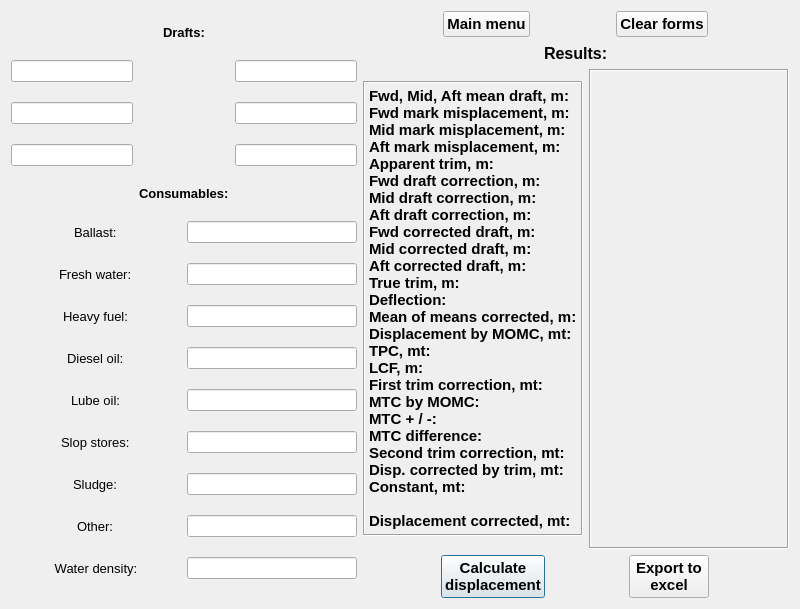
<?xml version="1.0" encoding="UTF-8"?>
<ui version="4.0">
 <class>Form</class>
 <widget class="QWidget" name="Form">
  <property name="geometry">
   <rect>
    <x>0</x>
    <y>0</y>
    <width>800</width>
    <height>609</height>
   </rect>
  </property>
  <property name="minimumSize">
   <size>
    <width>800</width>
    <height>600</height>
   </size>
  </property>
  <property name="windowTitle">
   <string>Draft survey HC Bea-Luna</string>
  </property>
  <layout class="QGridLayout" name="gridLayout_3">
   <item row="1" column="1">
    <layout class="QGridLayout" name="gridLayout_2">
     <item row="4" column="0" colspan="2">
      <layout class="QHBoxLayout" name="horizontalLayout_3">
       <item>
        <widget class="QPushButton" name="countBtn">
         <property name="enabled">
          <bool>true</bool>
         </property>
         <property name="sizePolicy">
          <sizepolicy hsizetype="Fixed" vsizetype="Fixed">
           <horstretch>0</horstretch>
           <verstretch>0</verstretch>
          </sizepolicy>
         </property>
         <property name="font">
          <font>
           <family>Tahoma</family>
           <pointsize>11</pointsize>
           <weight>75</weight>
           <bold>true</bold>
          </font>
         </property>
         <property name="text">
          <string>Calculate
displacement</string>
         </property>
         <property name="autoDefault">
          <bool>true</bool>
         </property>
         <property name="default">
          <bool>true</bool>
         </property>
         <property name="flat">
          <bool>false</bool>
         </property>
        </widget>
       </item>
       <item>
        <widget class="QPushButton" name="export_2">
         <property name="sizePolicy">
          <sizepolicy hsizetype="Fixed" vsizetype="Fixed">
           <horstretch>0</horstretch>
           <verstretch>0</verstretch>
          </sizepolicy>
         </property>
         <property name="font">
          <font>
           <family>Tahoma</family>
           <pointsize>11</pointsize>
           <weight>75</weight>
           <bold>true</bold>
          </font>
         </property>
         <property name="text">
          <string>Export to 
excel</string>
         </property>
        </widget>
       </item>
      </layout>
     </item>
     <item row="0" column="0" colspan="2" alignment="Qt::AlignHCenter">
      <widget class="QLabel" name="result_l">
       <property name="font">
        <font>
         <family>Tahoma</family>
         <pointsize>12</pointsize>
         <weight>75</weight>
         <bold>true</bold>
        </font>
       </property>
       <property name="text">
        <string>Results:</string>
       </property>
      </widget>
     </item>
     <item row="1" column="1">
      <widget class="QLabel" name="result">
       <property name="sizePolicy">
        <sizepolicy hsizetype="MinimumExpanding" vsizetype="Fixed">
         <horstretch>0</horstretch>
         <verstretch>0</verstretch>
        </sizepolicy>
       </property>
       <property name="minimumSize">
        <size>
         <width>200</width>
         <height>480</height>
        </size>
       </property>
       <property name="font">
        <font>
         <family>Tahoma</family>
         <pointsize>11</pointsize>
         <weight>75</weight>
         <bold>true</bold>
        </font>
       </property>
       <property name="frameShape">
        <enum>QFrame::Box</enum>
       </property>
       <property name="frameShadow">
        <enum>QFrame::Sunken</enum>
       </property>
       <property name="text">
        <string/>
       </property>
       <property name="alignment">
        <set>Qt::AlignHCenter|Qt::AlignTop</set>
       </property>
      </widget>
     </item>
     <item row="1" column="0">
      <widget class="QLabel" name="result_lables">
       <property name="sizePolicy">
        <sizepolicy hsizetype="Maximum" vsizetype="Fixed">
         <horstretch>0</horstretch>
         <verstretch>0</verstretch>
        </sizepolicy>
       </property>
       <property name="font">
        <font>
         <family>Tahoma</family>
         <pointsize>11</pointsize>
         <weight>75</weight>
         <bold>true</bold>
        </font>
       </property>
       <property name="frameShape">
        <enum>QFrame::Box</enum>
       </property>
       <property name="frameShadow">
        <enum>QFrame::Sunken</enum>
       </property>
       <property name="text">
        <string>Fwd, Mid, Aft mean draft, m:
Fwd mark misplacement, m:
Mid mark misplacement, m:
Aft mark misplacement, m:
Apparent trim, m:
Fwd draft correction, m:
Mid draft correction, m:
Aft draft correction, m:
Fwd corrected draft, m:
Mid corrected draft, m:
Aft corrected draft, m:
True trim, m:
Deflection:
Mean of means corrected, m:
Displacement by MOMC, mt:
TPC, mt:
LCF, m:
First trim correction, mt:
MTC by MOMC:
MTC + / -:
MTC difference:  
Second trim correction, mt:
Disp. corrected by trim, mt: 
Constant, mt:

Displacement corrected, mt:</string>
       </property>
       <property name="alignment">
        <set>Qt::AlignLeading|Qt::AlignLeft|Qt::AlignTop</set>
       </property>
      </widget>
     </item>
    </layout>
   </item>
   <item row="0" column="1">
    <layout class="QHBoxLayout" name="horizontalLayout_2">
     <item>
      <widget class="QPushButton" name="main_menu">
       <property name="sizePolicy">
        <sizepolicy hsizetype="Maximum" vsizetype="Maximum">
         <horstretch>0</horstretch>
         <verstretch>0</verstretch>
        </sizepolicy>
       </property>
       <property name="font">
        <font>
         <family>Tahoma</family>
         <pointsize>11</pointsize>
         <weight>75</weight>
         <bold>true</bold>
        </font>
       </property>
       <property name="text">
        <string>Main menu</string>
       </property>
      </widget>
     </item>
     <item>
      <widget class="QPushButton" name="clear">
       <property name="sizePolicy">
        <sizepolicy hsizetype="Maximum" vsizetype="Maximum">
         <horstretch>0</horstretch>
         <verstretch>0</verstretch>
        </sizepolicy>
       </property>
       <property name="font">
        <font>
         <family>Tahoma</family>
         <pointsize>11</pointsize>
         <weight>75</weight>
         <bold>true</bold>
        </font>
       </property>
       <property name="text">
        <string>Clear forms</string>
       </property>
      </widget>
     </item>
    </layout>
   </item>
   <item row="0" column="0" rowspan="2">
    <layout class="QGridLayout" name="gridLayout">
     <item row="10" column="0" colspan="2" alignment="Qt::AlignHCenter">
      <widget class="QLabel" name="slops_l">
       <property name="font">
        <font>
         <family>Tahoma</family>
         <pointsize>10</pointsize>
        </font>
       </property>
       <property name="text">
        <string>Slop stores:</string>
       </property>
      </widget>
     </item>
     <item row="2" column="0">
      <widget class="QLineEdit" name="M_ps_line">
       <property name="toolTip">
        <string>&lt;html&gt;&lt;head/&gt;&lt;body&gt;&lt;p align=&quot;center&quot;&gt;&lt;span style=&quot; font-family:'Consolas'; color:#6a8759;&quot;&gt;Applicable draft values only: 2 - 7.8&lt;/span&gt;&lt;/p&gt;&lt;/body&gt;&lt;/html&gt;</string>
       </property>
       <property name="alignment">
        <set>Qt::AlignCenter</set>
       </property>
      </widget>
     </item>
     <item row="8" column="2" colspan="2">
      <widget class="QLineEdit" name="mgo_f">
       <property name="alignment">
        <set>Qt::AlignCenter</set>
       </property>
      </widget>
     </item>
     <item row="9" column="0" colspan="2" alignment="Qt::AlignHCenter">
      <widget class="QLabel" name="lo_l">
       <property name="font">
        <font>
         <family>Tahoma</family>
         <pointsize>10</pointsize>
        </font>
       </property>
       <property name="text">
        <string>Lube oil:</string>
       </property>
      </widget>
     </item>
     <item row="8" column="0" colspan="2" alignment="Qt::AlignHCenter">
      <widget class="QLabel" name="mgo_l">
       <property name="font">
        <font>
         <family>Tahoma</family>
         <pointsize>10</pointsize>
        </font>
       </property>
       <property name="text">
        <string>Diesel oil:</string>
       </property>
      </widget>
     </item>
     <item row="10" column="2" colspan="2">
      <widget class="QLineEdit" name="slops_f">
       <property name="alignment">
        <set>Qt::AlignCenter</set>
       </property>
      </widget>
     </item>
     <item row="3" column="0">
      <widget class="QLineEdit" name="A_ps_line">
       <property name="toolTip">
        <string>&lt;html&gt;&lt;head/&gt;&lt;body&gt;&lt;p align=&quot;center&quot;&gt;&lt;span style=&quot; font-family:'Consolas'; color:#6a8759;&quot;&gt;Applicable draft values only: 2 - 7.8&lt;/span&gt;&lt;/p&gt;&lt;/body&gt;&lt;/html&gt;</string>
       </property>
       <property name="alignment">
        <set>Qt::AlignCenter</set>
       </property>
      </widget>
     </item>
     <item row="3" column="3">
      <widget class="QLineEdit" name="A_ss_line">
       <property name="toolTip">
        <string>&lt;html&gt;&lt;head/&gt;&lt;body&gt;&lt;p align=&quot;center&quot;&gt;&lt;span style=&quot; font-family:'Consolas'; color:#6a8759;&quot;&gt;Applicable draft values only: 2 - 7.8&lt;/span&gt;&lt;/p&gt;&lt;/body&gt;&lt;/html&gt;</string>
       </property>
       <property name="alignment">
        <set>Qt::AlignCenter</set>
       </property>
      </widget>
     </item>
     <item row="12" column="0" colspan="2" alignment="Qt::AlignHCenter">
      <widget class="QLabel" name="other_l">
       <property name="font">
        <font>
         <family>Tahoma</family>
         <pointsize>10</pointsize>
        </font>
       </property>
       <property name="text">
        <string>Other:</string>
       </property>
      </widget>
     </item>
     <item row="13" column="2" colspan="2">
      <widget class="QLineEdit" name="dens_f">
       <property name="alignment">
        <set>Qt::AlignCenter</set>
       </property>
      </widget>
     </item>
     <item row="12" column="2" colspan="2">
      <widget class="QLineEdit" name="other_f">
       <property name="alignment">
        <set>Qt::AlignCenter</set>
       </property>
      </widget>
     </item>
     <item row="7" column="0" colspan="2" alignment="Qt::AlignHCenter">
      <widget class="QLabel" name="hfo_l">
       <property name="font">
        <font>
         <family>Tahoma</family>
         <pointsize>10</pointsize>
        </font>
       </property>
       <property name="text">
        <string>Heavy fuel:</string>
       </property>
      </widget>
     </item>
     <item row="11" column="0" colspan="2" alignment="Qt::AlignHCenter">
      <widget class="QLabel" name="sludge_l">
       <property name="font">
        <font>
         <family>Tahoma</family>
         <pointsize>10</pointsize>
        </font>
       </property>
       <property name="text">
        <string>Sludge:</string>
       </property>
      </widget>
     </item>
     <item row="6" column="2" colspan="2">
      <widget class="QLineEdit" name="fw_f">
       <property name="alignment">
        <set>Qt::AlignCenter</set>
       </property>
      </widget>
     </item>
     <item row="9" column="2" colspan="2">
      <widget class="QLineEdit" name="lo_f">
       <property name="alignment">
        <set>Qt::AlignCenter</set>
       </property>
      </widget>
     </item>
     <item row="6" column="0" colspan="2" alignment="Qt::AlignHCenter">
      <widget class="QLabel" name="fw_l">
       <property name="font">
        <font>
         <family>Tahoma</family>
         <pointsize>10</pointsize>
        </font>
       </property>
       <property name="text">
        <string>Fresh water:</string>
       </property>
      </widget>
     </item>
     <item row="5" column="2" colspan="2">
      <widget class="QLineEdit" name="ballast_f">
       <property name="alignment">
        <set>Qt::AlignCenter</set>
       </property>
      </widget>
     </item>
     <item row="11" column="2" colspan="2">
      <widget class="QLineEdit" name="sludge_f">
       <property name="alignment">
        <set>Qt::AlignCenter</set>
       </property>
      </widget>
     </item>
     <item row="1" column="3">
      <widget class="QLineEdit" name="F_ss_line">
       <property name="sizePolicy">
        <sizepolicy hsizetype="Preferred" vsizetype="Fixed">
         <horstretch>0</horstretch>
         <verstretch>0</verstretch>
        </sizepolicy>
       </property>
       <property name="minimumSize">
        <size>
         <width>0</width>
         <height>0</height>
        </size>
       </property>
       <property name="toolTip">
        <string>&lt;html&gt;&lt;head/&gt;&lt;body&gt;&lt;pre align=&quot;center&quot; style=&quot; margin-top:12px; margin-bottom:12px; margin-left:0px; margin-right:0px; -qt-block-indent:0; text-indent:0px; background-color:#2b2b2b;&quot;&gt;&lt;span style=&quot; font-family:'Consolas'; color:#6a8759;&quot;&gt;Applicable draft values only: 2 - 7.8&lt;/span&gt;&lt;/pre&gt;&lt;/body&gt;&lt;/html&gt;</string>
       </property>
       <property name="alignment">
        <set>Qt::AlignCenter</set>
       </property>
      </widget>
     </item>
     <item row="4" column="1" colspan="2" alignment="Qt::AlignHCenter">
      <widget class="QLabel" name="label_10">
       <property name="sizePolicy">
        <sizepolicy hsizetype="Preferred" vsizetype="Maximum">
         <horstretch>0</horstretch>
         <verstretch>0</verstretch>
        </sizepolicy>
       </property>
       <property name="font">
        <font>
         <family>Tahoma</family>
         <pointsize>10</pointsize>
         <weight>75</weight>
         <bold>true</bold>
        </font>
       </property>
       <property name="layoutDirection">
        <enum>Qt::LeftToRight</enum>
       </property>
       <property name="text">
        <string>Consumables:</string>
       </property>
       <property name="alignment">
        <set>Qt::AlignLeading|Qt::AlignLeft|Qt::AlignVCenter</set>
       </property>
      </widget>
     </item>
     <item row="5" column="0" colspan="2" alignment="Qt::AlignHCenter">
      <widget class="QLabel" name="ballast_l">
       <property name="font">
        <font>
         <family>Tahoma</family>
         <pointsize>10</pointsize>
        </font>
       </property>
       <property name="text">
        <string>Ballast:</string>
       </property>
      </widget>
     </item>
     <item row="0" column="1" colspan="2" alignment="Qt::AlignHCenter">
      <widget class="QLabel" name="drafts_label">
       <property name="sizePolicy">
        <sizepolicy hsizetype="Preferred" vsizetype="Maximum">
         <horstretch>0</horstretch>
         <verstretch>0</verstretch>
        </sizepolicy>
       </property>
       <property name="font">
        <font>
         <family>Tahoma</family>
         <pointsize>10</pointsize>
         <weight>75</weight>
         <bold>true</bold>
        </font>
       </property>
       <property name="midLineWidth">
        <number>1</number>
       </property>
       <property name="text">
        <string>Drafts:</string>
       </property>
      </widget>
     </item>
     <item row="7" column="2" colspan="2">
      <widget class="QLineEdit" name="hfo_f">
       <property name="alignment">
        <set>Qt::AlignCenter</set>
       </property>
      </widget>
     </item>
     <item row="1" column="0">
      <widget class="QLineEdit" name="F_ps_line">
       <property name="toolTip">
        <string>&lt;html&gt;&lt;head/&gt;&lt;body&gt;&lt;pre align=&quot;center&quot; style=&quot; margin-top:12px; margin-bottom:12px; margin-left:0px; margin-right:0px; -qt-block-indent:0; text-indent:0px; background-color:#2b2b2b;&quot;&gt;&lt;span style=&quot; font-family:'Consolas'; color:#6a8759;&quot;&gt;Applicable draft values only: 2 - 7.8&lt;/span&gt;&lt;/pre&gt;&lt;/body&gt;&lt;/html&gt;</string>
       </property>
       <property name="alignment">
        <set>Qt::AlignCenter</set>
       </property>
      </widget>
     </item>
     <item row="2" column="3">
      <widget class="QLineEdit" name="M_ss_line">
       <property name="toolTip">
        <string>&lt;html&gt;&lt;head/&gt;&lt;body&gt;&lt;p align=&quot;center&quot;&gt;&lt;span style=&quot; font-family:'Consolas'; color:#000000;&quot;&gt;Applicable draft values only: 2 - 7.8&lt;/span&gt;&lt;/p&gt;&lt;/body&gt;&lt;/html&gt;</string>
       </property>
       <property name="alignment">
        <set>Qt::AlignCenter</set>
       </property>
      </widget>
     </item>
     <item row="1" column="1" rowspan="3" colspan="2">
      <widget class="QLabel" name="ship_lbl">
       <property name="text">
        <string/>
       </property>
       <property name="pixmap">
        <pixmap>../img/ship_eng.jpg</pixmap>
       </property>
       <property name="scaledContents">
        <bool>true</bool>
       </property>
      </widget>
     </item>
     <item row="13" column="0" colspan="2">
      <widget class="QLabel" name="dens_l">
       <property name="font">
        <font>
         <family>Tahoma</family>
         <pointsize>10</pointsize>
        </font>
       </property>
       <property name="text">
        <string>Water density:</string>
       </property>
       <property name="alignment">
        <set>Qt::AlignCenter</set>
       </property>
      </widget>
     </item>
    </layout>
   </item>
  </layout>
 </widget>
 <tabstops>
  <tabstop>F_ps_line</tabstop>
  <tabstop>F_ss_line</tabstop>
  <tabstop>M_ps_line</tabstop>
  <tabstop>M_ss_line</tabstop>
  <tabstop>A_ps_line</tabstop>
  <tabstop>A_ss_line</tabstop>
  <tabstop>ballast_f</tabstop>
  <tabstop>fw_f</tabstop>
  <tabstop>hfo_f</tabstop>
  <tabstop>mgo_f</tabstop>
  <tabstop>lo_f</tabstop>
  <tabstop>slops_f</tabstop>
  <tabstop>sludge_f</tabstop>
  <tabstop>other_f</tabstop>
 </tabstops>
 <resources/>
 <connections/>
</ui>
